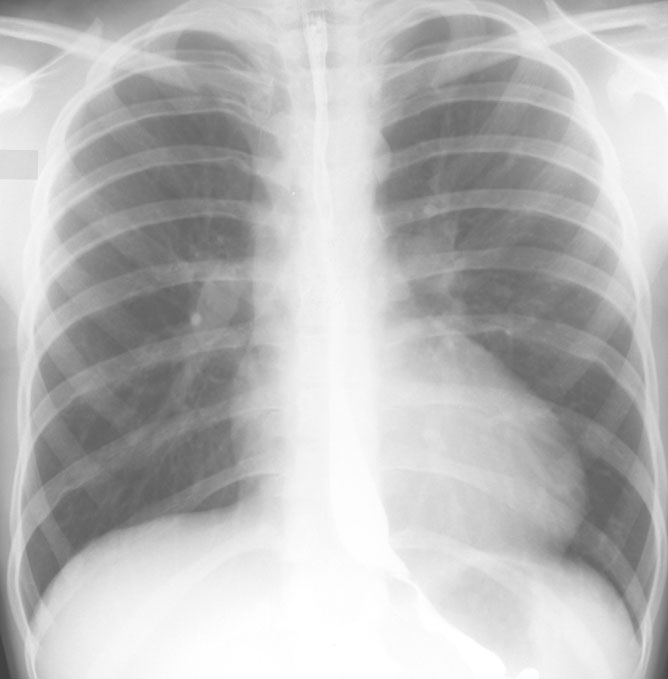
#> input picture Computer-vision/image/image_hance/body_x_ray.jpg, 668 x 679 px, found by its file name
$ python SobelGradient.py
#> lines starting #> are read from the running program, lines starting #| are printed output that depends on the picture
#> further down, img is the input picture: shape (679, 668); min 64, max 255, mean 185.6
import numpy as np
import cv2

# Laplace算子
# 常用的Laplace算子模板  [[0,1,0],[1,-4,1],[0,1,0]]   [[1,1,1],[1,-8,1],[1,1,1]]
def Laplace(img):
    r = img.shape[0]
#> r = 679
    c = img.shape[1]
#> c = 668
    laplace_image = np.zeros((r, c))
    # L_sunnzi = np.array([[0,-1,0],[-1,4,-1],[0,-1,0]])
    L_sunnzi = np.array([[1,1,1],[1,-8,1],[1,1,1]])
    for i in range(r-2):
        for j in range(c-2):
            laplace_image[i+1, j+1] = abs(np.sum(img[i:i+3, j:j+3] * L_sunnzi))
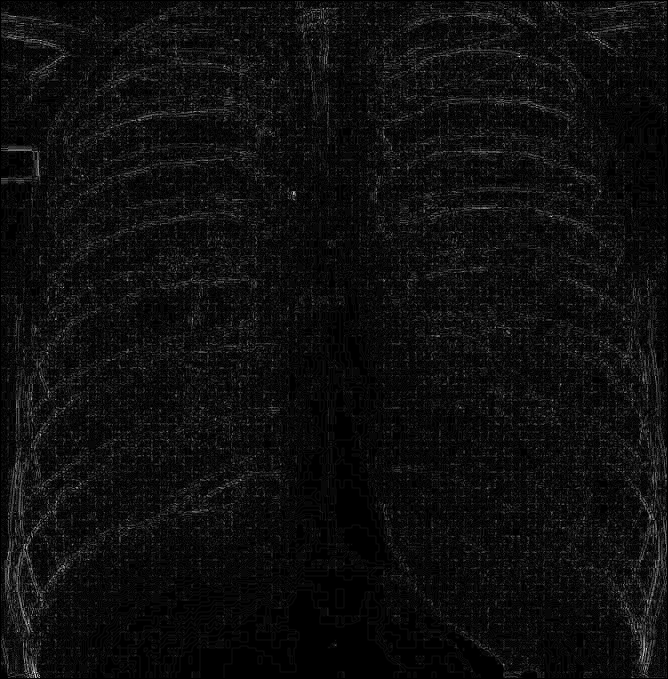
#> laplace_image: shape (679, 668) float64; min 0, max 91, mean 5.1; drawn with min black and max white
    return np.uint8(laplace_image)
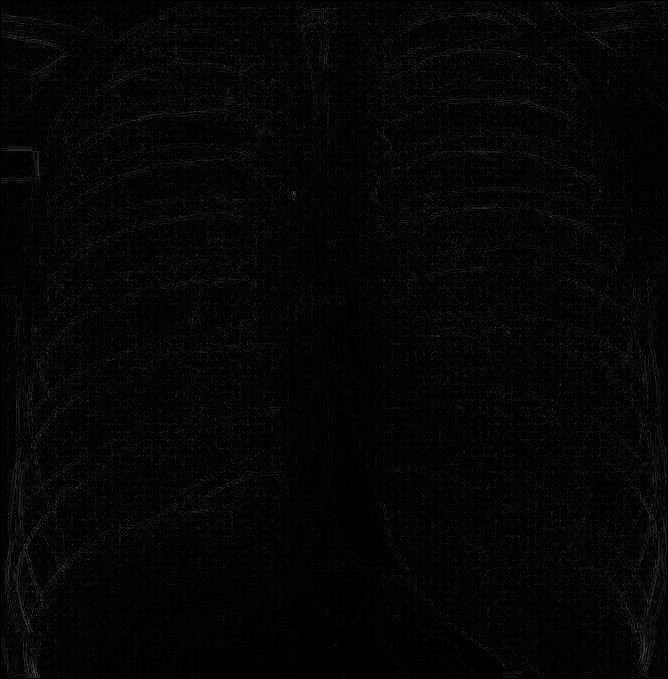
#> returned value: shape (679, 668); min 0, max 91, mean 5.1

# 使用sobel算子进行图像细节增强
def Sobel(img):
    r = img.shape[0]
#> r = 679
    c = img.shape[1]
#> c = 668
    sobel_image = np.zeros((r, c))
    sobel_imageX = np.zeros(img.shape)
    sobel_imageY = np.zeros(img.shape)
    s_suanziX = np.array([[-1,0,1],[-2,0,2],[-1,0,1]])      # X方向
    s_suanziY = np.array([[-1,-2,-1],[0,0,0],[1,2,1]])      # Y方向
    for i in range(r-2):
        for j in range(c-2):
            sobel_imageX[i+1, j+1] = abs(np.sum(img[i:i+3, j:j+3] * s_suanziX))
            sobel_imageY[i+1, j+1] = abs(np.sum(img[i:i+3, j:j+3] * s_suanziY))
            sobel_image[i+1, j+1] = (sobel_imageX[i+1, j+1]*sobel_imageX[i+1,j+1] + sobel_imageY[i+1, j+1]*sobel_imageY[i+1,j+1])**0.5
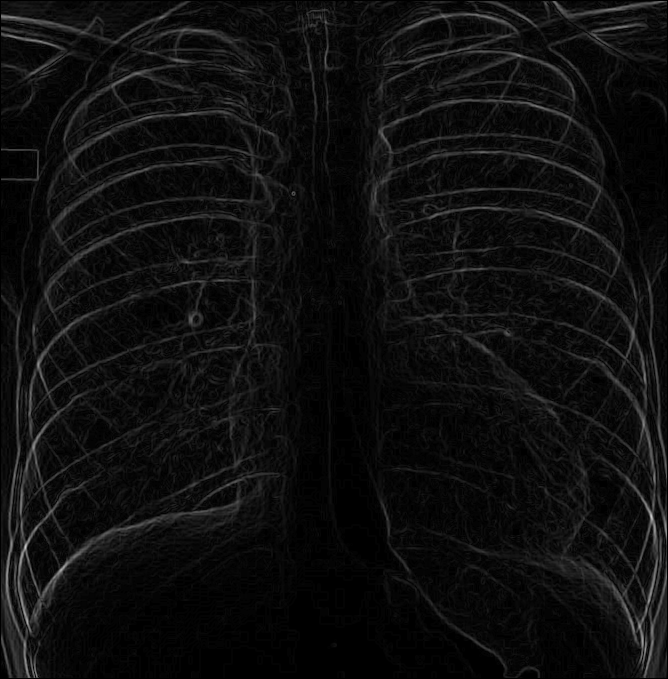
#> sobel_image: shape (679, 668) float64; min 0, max 203.7, mean 14.6
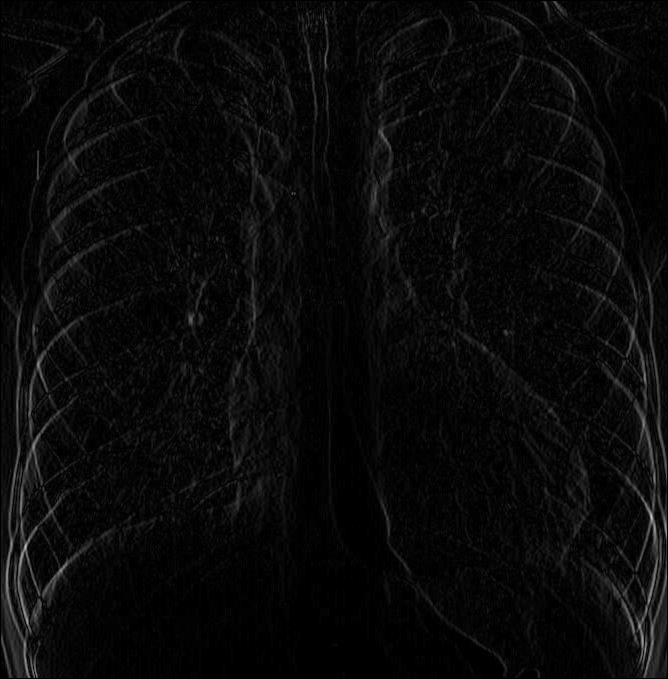
#> sobel_imageX: shape (679, 668) float64; min 0, max 201, mean 9.3
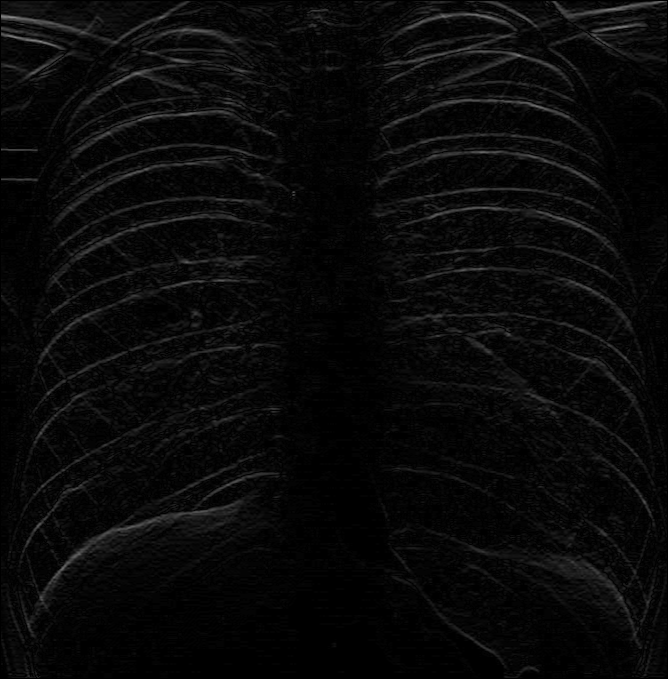
#> sobel_imageY: shape (679, 668) float64; min 0, max 138, mean 8.9
    # return np.uint8(laplace_imageX)
    # return np.uint8(laplace_imageY)
    return np.uint8(sobel_image)  # 无方向算子处理的图像

def Combination(img,sobel_image,laplace_image):
    r = img.shape[0]
#> r = 679
    c = img.shape[1]
#> c = 668
    com_image = np.zeros((r, c))
    for i in range(0, r):
        for j in range(0, c):
            com_image[i][j] = img[i][j] - sobel_image[i][j] - laplace_image[i][j]
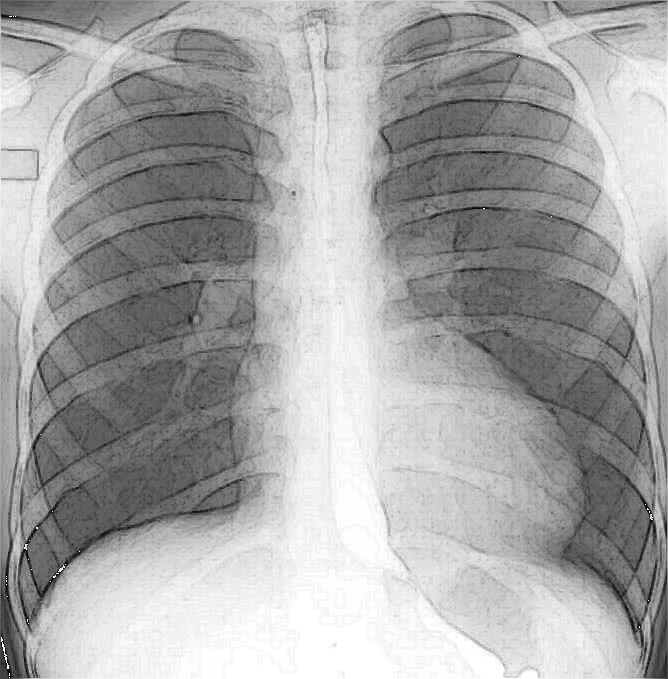
#> com_image: shape (679, 668) float64; min 0, max 255, mean 166.3
    return np.uint8(com_image)  # 无方向算子处理的图像

if __name__ == '__main__':
    img = cv2.imread('./image/image_hance/body_x_ray.jpg',0)
    cv2.imshow('image', img)
    out_laplace = Laplace(img)
    cv2.imshow('out_laplace',out_laplace)
    out_sobel = Sobel(img)
    cv2.imshow('out_sobel',out_sobel)
    out_all = Combination(img,out_sobel,out_laplace)
    cv2.imshow('out_all',out_all)
    cv2.waitKey(0)
    cv2.destroyAllWindows()

$ run again, with Computer-vision/image/image_hance/2-1911121A256441.jpg copied over Computer-vision/image/image_hance/body_x_ray.jpg
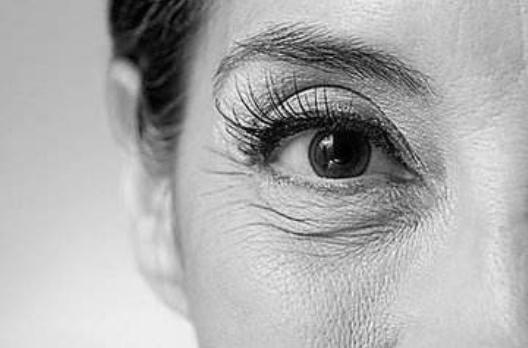
#> input picture Computer-vision/image/image_hance/2-1911121A256441.jpg, 528 x 348 px, found by its file name
#> img is the input picture: shape (348, 528); min 0, max 255, mean 173.8
#> after the loop in Sobel, `for i in range(r-2):`:
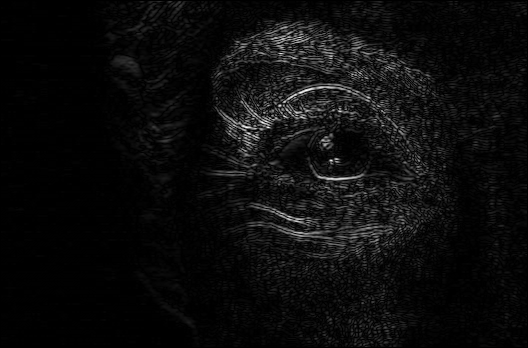
#> sobel_imageY: shape (348, 528) float64; min 0, max 676, mean 32.2; drawn with min black and max white
#> after the loop in Combination, `for i in range(0, r):`:
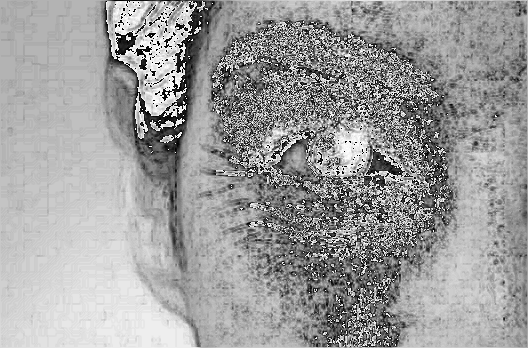
#> com_image: shape (348, 528) float64; min 0, max 255, mean 157
